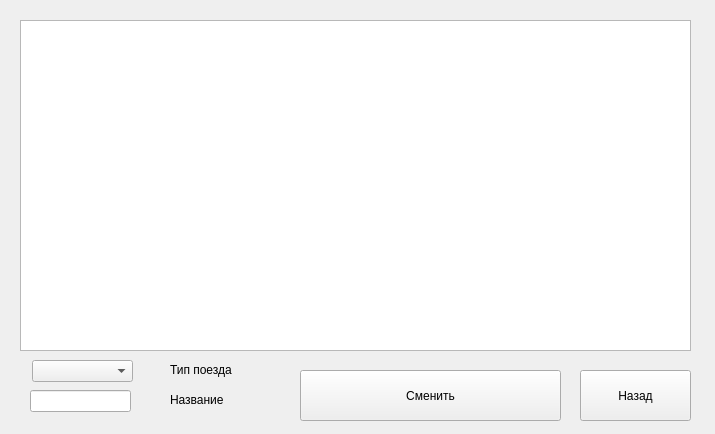
<?xml version="1.0" encoding="UTF-8"?>
<ui version="4.0">
 <class>DriverTable</class>
 <widget class="QWidget" name="DriverTable">
  <property name="geometry">
   <rect>
    <x>0</x>
    <y>0</y>
    <width>715</width>
    <height>434</height>
   </rect>
  </property>
  <property name="windowTitle">
   <string>Form</string>
  </property>
  <widget class="QTableWidget" name="table">
   <property name="geometry">
    <rect>
     <x>20</x>
     <y>20</y>
     <width>671</width>
     <height>331</height>
    </rect>
   </property>
  </widget>
  <widget class="QPushButton" name="but_reload">
   <property name="geometry">
    <rect>
     <x>300</x>
     <y>370</y>
     <width>261</width>
     <height>51</height>
    </rect>
   </property>
   <property name="text">
    <string>Сменить</string>
   </property>
  </widget>
  <widget class="QPushButton" name="but_return">
   <property name="geometry">
    <rect>
     <x>580</x>
     <y>370</y>
     <width>111</width>
     <height>51</height>
    </rect>
   </property>
   <property name="text">
    <string>Назад</string>
   </property>
  </widget>
  <widget class="QComboBox" name="comboBox_kurs">
   <property name="geometry">
    <rect>
     <x>32</x>
     <y>360</y>
     <width>101</width>
     <height>22</height>
    </rect>
   </property>
  </widget>
  <widget class="QLabel" name="label_kurs">
   <property name="geometry">
    <rect>
     <x>170</x>
     <y>360</y>
     <width>81</width>
     <height>20</height>
    </rect>
   </property>
   <property name="text">
    <string>Тип поезда</string>
   </property>
  </widget>
  <widget class="QLabel" name="label_category_2">
   <property name="geometry">
    <rect>
     <x>170</x>
     <y>390</y>
     <width>61</width>
     <height>20</height>
    </rect>
   </property>
   <property name="text">
    <string>Название</string>
   </property>
  </widget>
  <widget class="QLineEdit" name="lineEdit">
   <property name="geometry">
    <rect>
     <x>30</x>
     <y>390</y>
     <width>101</width>
     <height>22</height>
    </rect>
   </property>
  </widget>
 </widget>
 <resources/>
 <connections/>
</ui>
